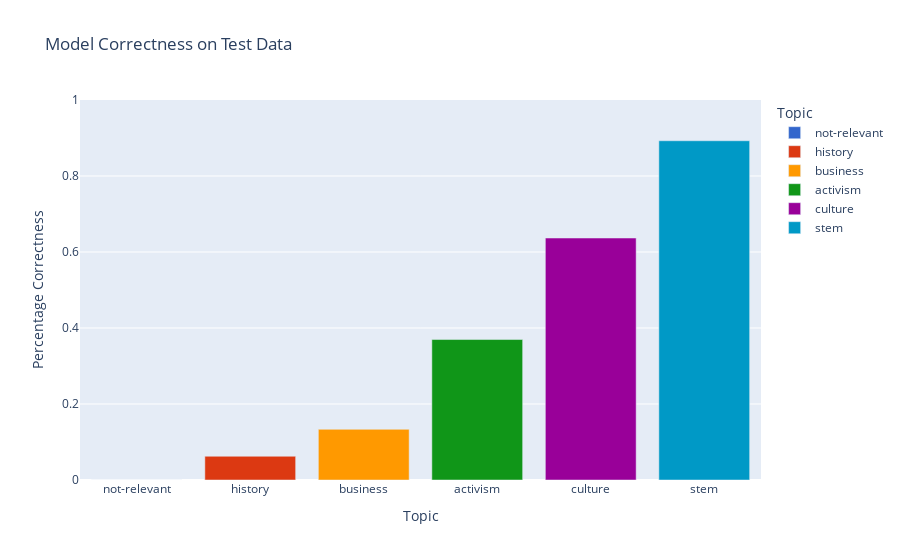

Notebook source saved alongside this figure:
### Code cell
log_pipeline.predict(pd.DataFrame.from_dict({'clean_scripts': ['hello there']}))
fig.show()

### Figure 1 — Plotly figure (JSON) as saved in the notebook; plotly's stock layout.template omitted (floating-point values rounded to 4 significant figures)
{"data": [{"alignmentgroup": "True", "hovertemplate": "Topic=%{x}<br>Percentage Correctness=%{y}<extra></extra>", "legendgroup": "not-relevant", "marker": {"color": "#3366CC", "pattern": {"shape": ""}}, "name": "not-relevant", "offsetgroup": "not-relevant", "orientation": "v", "showlegend": true, "textposition": "auto", "type": "bar", "x": ["not-relevant"], "xaxis": "x", "y": [0], "yaxis": "y"}, {"alignmentgroup": "True", "hovertemplate": "Topic=%{x}<br>Percentage Correctness=%{y}<extra></extra>", "legendgroup": "history", "marker": {"color": "#DC3912", "pattern": {"shape": ""}}, "name": "history", "offsetgroup": "history", "orientation": "v", "showlegend": true, "textposition": "auto", "type": "bar", "x": ["history"], "xaxis": "x", "y": [0.0625], "yaxis": "y"}, {"alignmentgroup": "True", "hovertemplate": "Topic=%{x}<br>Percentage Correctness=%{y}<extra></extra>", "legendgroup": "business", "marker": {"color": "#FF9900", "pattern": {"shape": ""}}, "name": "business", "offsetgroup": "business", "orientation": "v", "showlegend": true, "textposition": "auto", "type": "bar", "x": ["business"], "xaxis": "x", "y": [0.1333], "yaxis": "y"}, {"alignmentgroup": "True", "hovertemplate": "Topic=%{x}<br>Percentage Correctness=%{y}<extra></extra>", "legendgroup": "activism", "marker": {"color": "#109618", "pattern": {"shape": ""}}, "name": "activism", "offsetgroup": "activism", "orientation": "v", "showlegend": true, "textposition": "auto", "type": "bar", "x": ["activism"], "xaxis": "x", "y": [0.3697], "yaxis": "y"}, {"alignmentgroup": "True", "hovertemplate": "Topic=%{x}<br>Percentage Correctness=%{y}<extra></extra>", "legendgroup": "culture", "marker": {"color": "#990099", "pattern": {"shape": ""}}, "name": "culture", "offsetgroup": "culture", "orientation": "v", "showlegend": true, "textposition": "auto", "type": "bar", "x": ["culture"], "xaxis": "x", "y": [0.6368], "yaxis": "y"}, {"alignmentgroup": "True", "hovertemplate": "Topic=%{x}<br>Percentage Correctness=%{y}<extra></extra>", "legendgroup": "stem", "marker": {"color": "#0099C6", "pattern": {"shape": ""}}, "name": "stem", "offsetgroup": "stem", "orientation": "v", "showlegend": true, "textposition": "auto", "type": "bar", "x": ["stem"], "xaxis": "x", "y": [0.8928], "yaxis": "y"}], "layout": {"barmode": "relative", "legend": {"title": {"text": "Topic"}, "tracegroupgap": 0}, "title": {"text": "Model Correctness on Test Data"}, "xaxis": {"anchor": "y", "categoryarray": ["not-relevant", "history", "business", "activism", "culture", "stem"], "categoryorder": "array", "domain": [0, 1], "title": {"text": "Topic"}}, "yaxis": {"anchor": "x", "domain": [0, 1], "range": [0, 1], "title": {"text": "Percentage Correctness"}}}}
